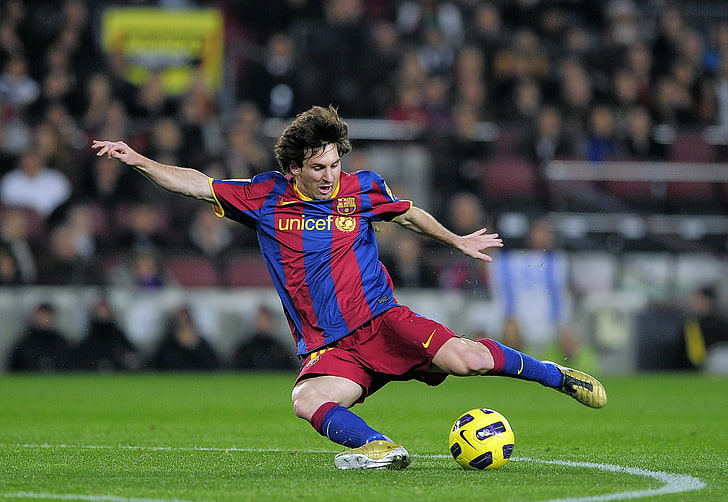
#> input picture images/messi.jpg, 728 x 502 px
$ jupyter execute image_gradients_and_edge_detection_using_laplacian.ipynb   (older library calls are emulated)
#> lines starting #> are read from the running program, lines starting #| are printed output that depends on the picture
[cell 1]
import cv2
import numpy as np
from matplotlib import pyplot as plt

[cell 2]
img = cv2.imread('images/messi.jpg',0)
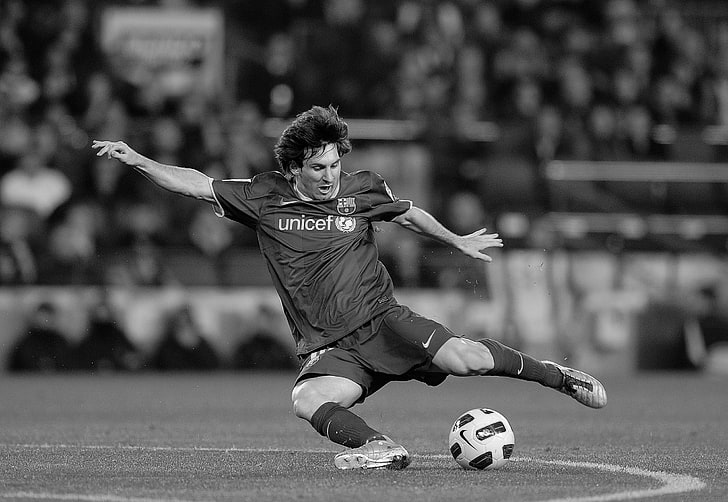
#> img: shape (502, 728); min 0, max 255, mean 83.9
lap = cv2.Laplacian(img,cv2.CV_64F,ksize=3)
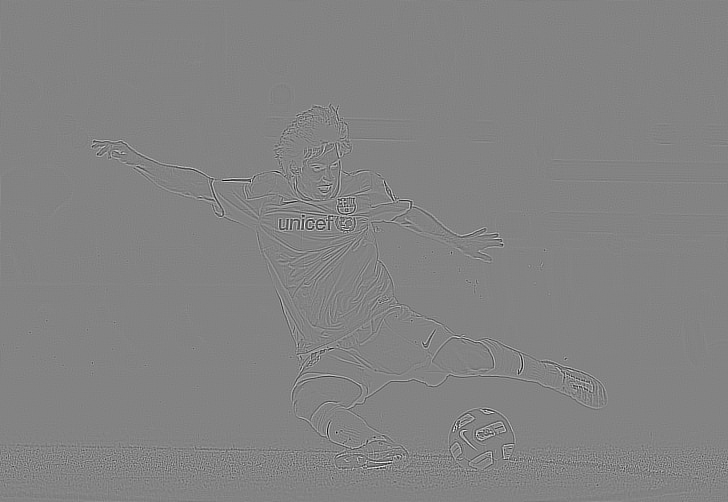
#> lap: shape (502, 728) float64; min -1684, max 1586, mean 0; drawn with min black and max white
lap = np.uint8(np.absolute(lap))
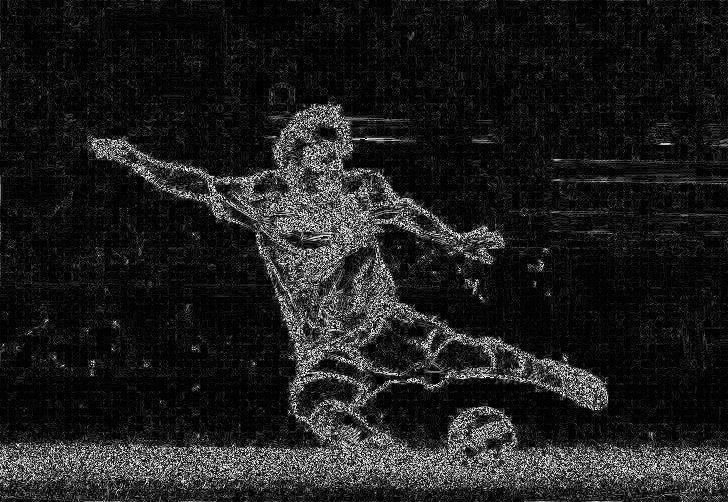
#> lap: shape (502, 728); min 0, max 254, mean 30.6
cv2.imshow('img',img)
cv2.imshow('laplacian image',lap)
cv2.waitKey(0)
cv2.destroyAllWindows()

$ run again, with images/apple.jpg copied over images/messi.jpg
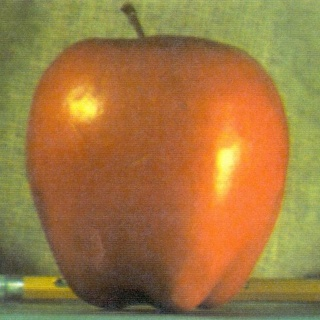
#> input picture images/apple.jpg, 320 x 320 px
#> `img = cv2.imread('images/messi.jpg',0)`:
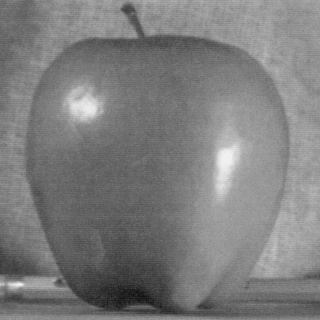
#> img: shape (320, 320); min 12, max 247, mean 125.1
#> `lap = np.uint8(np.absolute(lap))`:
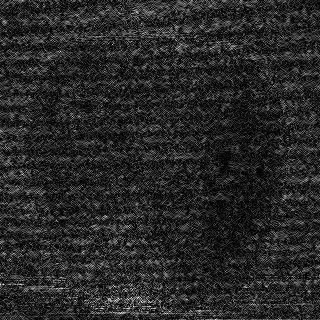
#> lap: shape (320, 320); min 0, max 254, mean 39.9

$ run again, with images/balloons_noisy.jpg copied over images/messi.jpg
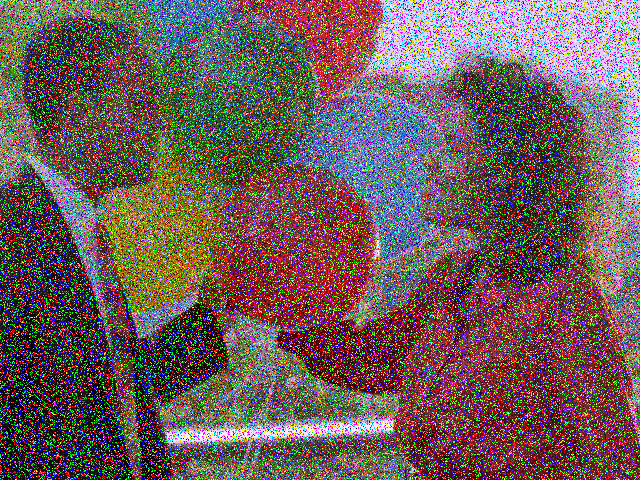
#> input picture images/balloons_noisy.jpg, 640 x 480 px
#> `img = cv2.imread('images/messi.jpg',0)`:
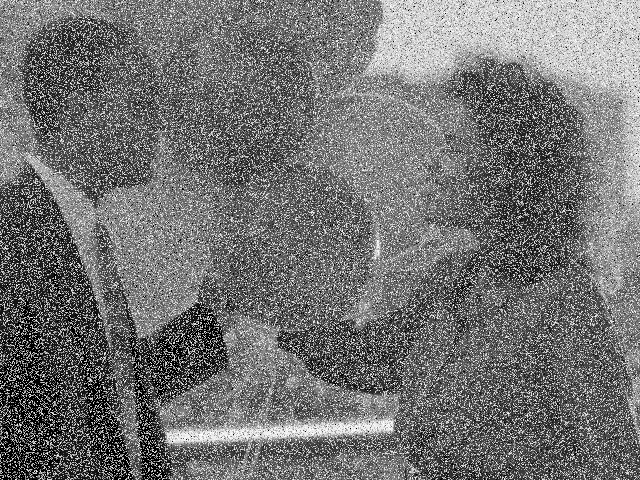
#> img: shape (480, 640); min 0, max 255, mean 114.3
#> `lap = np.uint8(np.absolute(lap))`:
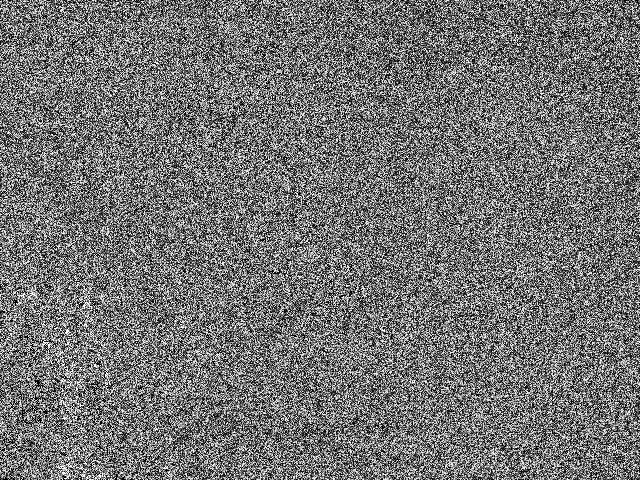
#> lap: shape (480, 640); min 0, max 254, mean 115.4
